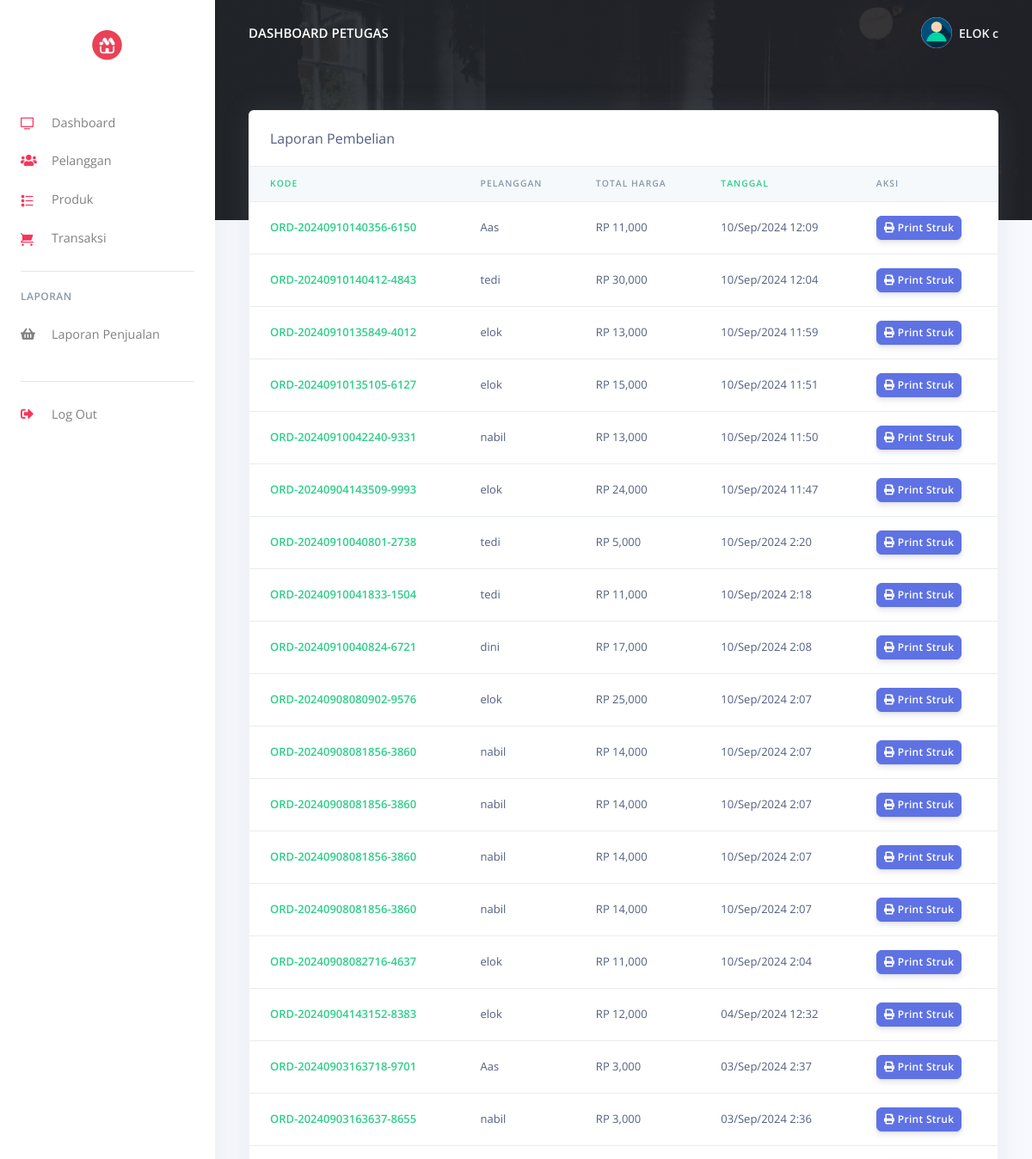
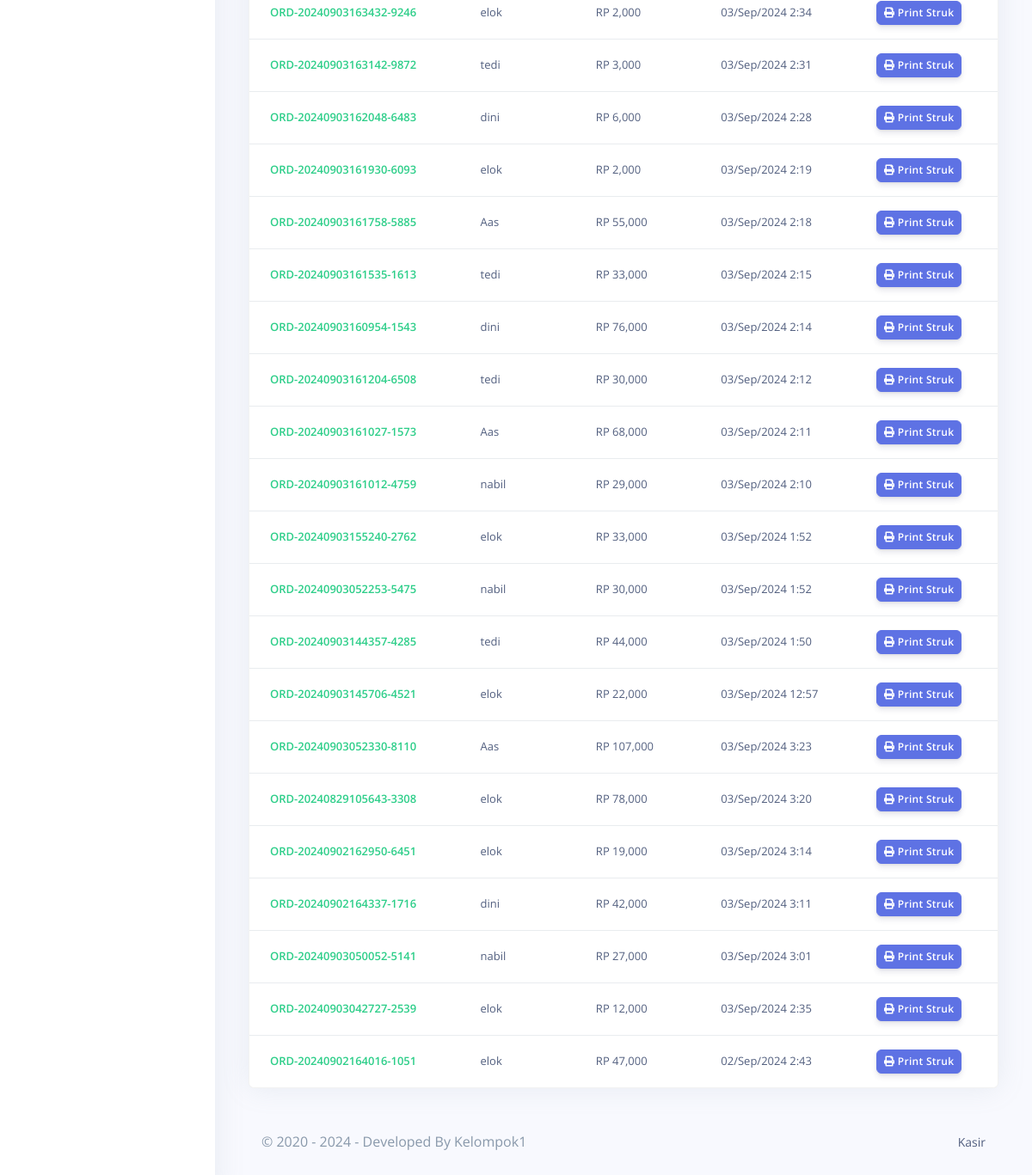
Screenshot of /pos/cashier/receipts.php (signed in) with the database file from the repository (2 pictures, top to bottom).
### tables this page shows
CREATE TABLE `user` (
  `UserID` int(11) NOT NULL,
  `Username` varchar(255) NOT NULL,
  `Password` varchar(255) NOT NULL,
  `Email` varchar(255) NOT NULL,
  `NamaLengkap` varchar(255) NOT NULL,
  `Alamat` varchar(200) NOT NULL,
  `level` enum('admin','petugas') NOT NULL
);

CREATE TABLE `penjualan` (
  `PenjualanID` int(11) NOT NULL,
  `kode_penjualan` varchar(200) NOT NULL,
  `TanggalPenjualan` date NOT NULL,
  `TotalHarga` decimal(10,2) NOT NULL,
  `PelangganID` int(11) NOT NULL,
  `NamaPelanggan` varchar(255) NOT NULL,
  `DibuatPada` timestamp NOT NULL DEFAULT current_timestamp() ON UPDATE current_timestamp(),
  `status` varchar(200) NOT NULL
);

### pos/cashier/receipts.php (the view, shortened to what this page needs)
<?php
include('config/checklogin.php');
require_once('partials/_head.php');
?>
<body>
    <?php
    require_once('partials/_sidebar.php');
    ?>
    <div class="main-content">
        <?php
        require_once('partials/_topnav.php');
        ?>
        <div class="container-fluid mt--8">
            <div class="row">
                <div class="col">
                    <div class="card shadow">
                        <div class="card-header border-0">
                            Laporan Pembelian
                        </div>
                        <div class="table-responsive">
                            <table class="table align-items-center table-flush">
                                <thead class="thead-light">
                                    <tr>
                                        <th class="text-success" scope="col">Kode</th>
                                        <th scope="col">Pelanggan</th>
                                        <th scope="col">Total Harga</th>
                                        <th class="text-success" scope="col">Tanggal</th>
                                        <th scope="col">Aksi</th>
                                    </tr>
                                </thead>
                                <tbody>
                                    <?php
                                    $ret = "SELECT * FROM  penjualan WHERE status = 'Bayar' ORDER BY `penjualan`.`DibuatPada` DESC  ";
                                    $stmt = $mysqli->prepare($ret);
                                    $stmt->execute();
                                    $res = $stmt->get_result();
                                    while ($order = $res->fetch_object()) {
                                    ?>
                                        <tr>
                                            <th class="text-success" scope="row"><?php echo $order->kode_penjualan; ?></th>
                                            <td><?php echo $order->NamaPelanggan; ?></td>
                                            <td>RP <?php echo number_format($order->TotalHarga, 0, '.', ','); ?></td>
                                            <td><?php echo date('d/M/Y g:i', strtotime($order->DibuatPada)); ?></td>
                                            <td>
                                                <a target="_blank" href="print_receipt.php?order_code=<?php echo $order->kode_penjualan; ?>">
                                                    <button class="btn btn-sm btn-primary">
                                                        <i class="fas fa-print"></i>
                                                        Print Struk
                                                    </button>
                                                </a>
                                            </td>
                                        </tr>
                                    <?php } ?>
                                </tbody>
                            </table>
                        </div>
                    </div>
                </div>
            </div>
            <?php
            require_once('partials/_footer.php');
            ?>
        </div>
    </div>
</body>
</html>

### pos/cashier/partials/_sidebar.php (shortened to what this page needs)
<?php
$UserID = $_SESSION['UserID'];
$ret = "SELECT * FROM  user  WHERE UserID = '$UserID'";
$stmt = $mysqli->prepare($ret);
$stmt->execute();
$res = $stmt->get_result();
while ($admin = $res->fetch_object()) {
?>
  <nav class="navbar navbar-vertical fixed-left navbar-expand-md navbar-light bg-white" id="sidenav-main">
    <div class="container-fluid">
      <a class="navbar-brand" href="dashboard.php">
        <img src="assets/img/brand/logo.jpg" class="navbar-brand-img img-fluid" alt="...">
      </a>
      <div class="collapse navbar-collapse" id="sidenav-collapse-main">
        <ul class="navbar-nav">
          <li class="nav-item">
            <a class="nav-link" href="dashboard.php">
              <i class="ni ni-tv-2 text-danger"></i> Dashboard
            </a>
          </li>
          <li class="nav-item">
            <a class="nav-link" href="customes.php">
              <i class="fas fa-users text-danger"></i> Pelanggan
            </a>
          </li>
          <li class="nav-item">
            <a class="nav-link" href="products.php">
              <i class="ni ni-bullet-list-67 text-danger"></i>Produk
            </a>
          </li>
          <li class="nav-item">
            <a class="nav-link" href="orders.php">
              <i class="ni ni-cart text-danger"></i> Transaksi
            </a>
          </li>
        </ul>
        <hr class="my-3">
        <h6 class="navbar-heading text-muted">Laporan</h6>
        <ul class="navbar-nav mb-md-3">
          <li class="nav-item">
            <a class="nav-link" href="report.php">
              <i class="fas fa-shopping-basket"></i> Laporan Penjualan
            </a>
          </li>
        </ul>
        <hr class="my-3">
        <ul class="navbar-nav mb-md-3">
          <li class="nav-item">
            <a class="nav-link" href="logout.php">
              <i class="fas fa-sign-out-alt text-danger"></i> Log Out
            </a>
          </li>
        </ul>
      </div>
    </div>
  </nav>
<?php } ?>

### pos/cashier/partials/_topnav.php (shortened to what this page needs)
<?php
$UserID = $_SESSION['UserID'];
$ret = "SELECT * FROM  user  WHERE UserID = '$UserID'";
$stmt = $mysqli->prepare($ret);
$stmt->execute();
$res = $stmt->get_result();
while ($admin = $res->fetch_object()) {
?>
    <nav class="navbar navbar-top navbar-expand-md navbar-dark" id="navbar-main">
        <div class="container-fluid">
            <a class="h4 mb-0 text-white text-uppercase d-none d-lg-inline-block" href="dashboard.php">Dashboard Petugas</a>
            <ul class="navbar-nav align-items-center d-none d-md-flex">
                <li class="nav-item dropdown">
                    <a class="nav-link pr-0" href="#" role="button" data-toggle="dropdown" aria-haspopup="true" aria-expanded="false">
                        <div class="media align-items-center">
                            <span class="avatar avatar-sm rounded-circle">
                                <img alt="Image placeholder" src="assets/img/theme/user-a-min.png">
                            </span>
                            <div class="media-body ml-2 d-none d-lg-block">
                                <span class="mb-0 text-sm  font-weight-bold"><?php echo $admin->Username; ?></span>
                            </div>
                        </div>
                    </a>
                </li>
            </ul>
        </div>
    </nav>
<?php } ?>

### rows the page displays
user: Username "ELOK c"
penjualan: kode_penjualan "ORD-20240910140356-6150", NamaPelanggan "Aas", TotalHarga "11,000", DibuatPada "10/Sep/2024 12:09"
penjualan: kode_penjualan "ORD-20240910140412-4843", NamaPelanggan "tedi", TotalHarga "30,000", DibuatPada "10/Sep/2024 12:04"
penjualan: kode_penjualan "ORD-20240910135849-4012", NamaPelanggan "elok", TotalHarga "13,000", DibuatPada "10/Sep/2024 11:59"
penjualan: kode_penjualan "ORD-20240910135105-6127", NamaPelanggan "elok", TotalHarga "15,000", DibuatPada "10/Sep/2024 11:51"
penjualan: kode_penjualan "ORD-20240910042240-9331", NamaPelanggan "nabil", TotalHarga "13,000", DibuatPada "10/Sep/2024 11:50"
penjualan: kode_penjualan "ORD-20240904143509-9993", NamaPelanggan "elok", TotalHarga "24,000", DibuatPada "10/Sep/2024 11:47"
penjualan: kode_penjualan "ORD-20240910040801-2738", NamaPelanggan "tedi", TotalHarga "5,000", DibuatPada "10/Sep/2024 2:20"
penjualan: kode_penjualan "ORD-20240910041833-1504", NamaPelanggan "tedi", TotalHarga "11,000", DibuatPada "10/Sep/2024 2:18"
penjualan: kode_penjualan "ORD-20240910040824-6721", NamaPelanggan "dini", TotalHarga "17,000", DibuatPada "10/Sep/2024 2:08"
penjualan: kode_penjualan "ORD-20240908080902-9576", NamaPelanggan "elok", TotalHarga "25,000", DibuatPada "10/Sep/2024 2:07"
penjualan: kode_penjualan "ORD-20240908081856-3860", NamaPelanggan "nabil", TotalHarga "14,000", DibuatPada "10/Sep/2024 2:07"
penjualan: kode_penjualan "ORD-20240908081856-3860", NamaPelanggan "nabil", TotalHarga "14,000", DibuatPada "10/Sep/2024 2:07"
penjualan: kode_penjualan "ORD-20240908081856-3860", NamaPelanggan "nabil", TotalHarga "14,000", DibuatPada "10/Sep/2024 2:07"
penjualan: kode_penjualan "ORD-20240908081856-3860", NamaPelanggan "nabil", TotalHarga "14,000", DibuatPada "10/Sep/2024 2:07"
penjualan: kode_penjualan "ORD-20240908082716-4637", NamaPelanggan "elok", TotalHarga "11,000", DibuatPada "10/Sep/2024 2:04"
penjualan: kode_penjualan "ORD-20240904143152-8383", NamaPelanggan "elok", TotalHarga "12,000", DibuatPada "04/Sep/2024 12:32"
penjualan: kode_penjualan "ORD-20240903163718-9701", NamaPelanggan "Aas", TotalHarga "3,000", DibuatPada "03/Sep/2024 2:37"
penjualan: kode_penjualan "ORD-20240903163637-8655", NamaPelanggan "nabil", TotalHarga "3,000", DibuatPada "03/Sep/2024 2:36"
penjualan: kode_penjualan "ORD-20240903163432-9246", NamaPelanggan "elok", TotalHarga "2,000", DibuatPada "03/Sep/2024 2:34"
penjualan: kode_penjualan "ORD-20240903163142-9872", NamaPelanggan "tedi", TotalHarga "3,000", DibuatPada "03/Sep/2024 2:31"
penjualan: kode_penjualan "ORD-20240903162048-6483", NamaPelanggan "dini", TotalHarga "6,000", DibuatPada "03/Sep/2024 2:28"
penjualan: kode_penjualan "ORD-20240903161930-6093", NamaPelanggan "elok", TotalHarga "2,000", DibuatPada "03/Sep/2024 2:19"
penjualan: kode_penjualan "ORD-20240903161758-5885", NamaPelanggan "Aas", TotalHarga "55,000", DibuatPada "03/Sep/2024 2:18"
penjualan: kode_penjualan "ORD-20240903161535-1613", NamaPelanggan "tedi", TotalHarga "33,000", DibuatPada "03/Sep/2024 2:15"
penjualan: kode_penjualan "ORD-20240903160954-1543", NamaPelanggan "dini", TotalHarga "76,000", DibuatPada "03/Sep/2024 2:14"
penjualan: kode_penjualan "ORD-20240903161204-6508", NamaPelanggan "tedi", TotalHarga "30,000", DibuatPada "03/Sep/2024 2:12"
penjualan: kode_penjualan "ORD-20240903161027-1573", NamaPelanggan "Aas", TotalHarga "68,000", DibuatPada "03/Sep/2024 2:11"
penjualan: kode_penjualan "ORD-20240903161012-4759", NamaPelanggan "nabil", TotalHarga "29,000", DibuatPada "03/Sep/2024 2:10"
penjualan: kode_penjualan "ORD-20240903155240-2762", NamaPelanggan "elok", TotalHarga "33,000", DibuatPada "03/Sep/2024 1:52"
penjualan: kode_penjualan "ORD-20240903052253-5475", NamaPelanggan "nabil", TotalHarga "30,000", DibuatPada "03/Sep/2024 1:52"
penjualan: kode_penjualan "ORD-20240903144357-4285", NamaPelanggan "tedi", TotalHarga "44,000", DibuatPada "03/Sep/2024 1:50"
penjualan: kode_penjualan "ORD-20240903145706-4521", NamaPelanggan "elok", TotalHarga "22,000", DibuatPada "03/Sep/2024 12:57"
penjualan: kode_penjualan "ORD-20240903052330-8110", NamaPelanggan "Aas", TotalHarga "107,000", DibuatPada "03/Sep/2024 3:23"
penjualan: kode_penjualan "ORD-20240829105643-3308", NamaPelanggan "elok", TotalHarga "78,000", DibuatPada "03/Sep/2024 3:20"
penjualan: kode_penjualan "ORD-20240902162950-6451", NamaPelanggan "elok", TotalHarga "19,000", DibuatPada "03/Sep/2024 3:14"
penjualan: kode_penjualan "ORD-20240902164337-1716", NamaPelanggan "dini", TotalHarga "42,000", DibuatPada "03/Sep/2024 3:11"
penjualan: kode_penjualan "ORD-20240903050052-5141", NamaPelanggan "nabil", TotalHarga "27,000", DibuatPada "03/Sep/2024 3:01"
penjualan: kode_penjualan "ORD-20240903042727-2539", NamaPelanggan "elok", TotalHarga "12,000", DibuatPada "03/Sep/2024 2:35"
penjualan: kode_penjualan "ORD-20240902164016-1051", NamaPelanggan "elok", TotalHarga "47,000", DibuatPada "02/Sep/2024 2:43"
